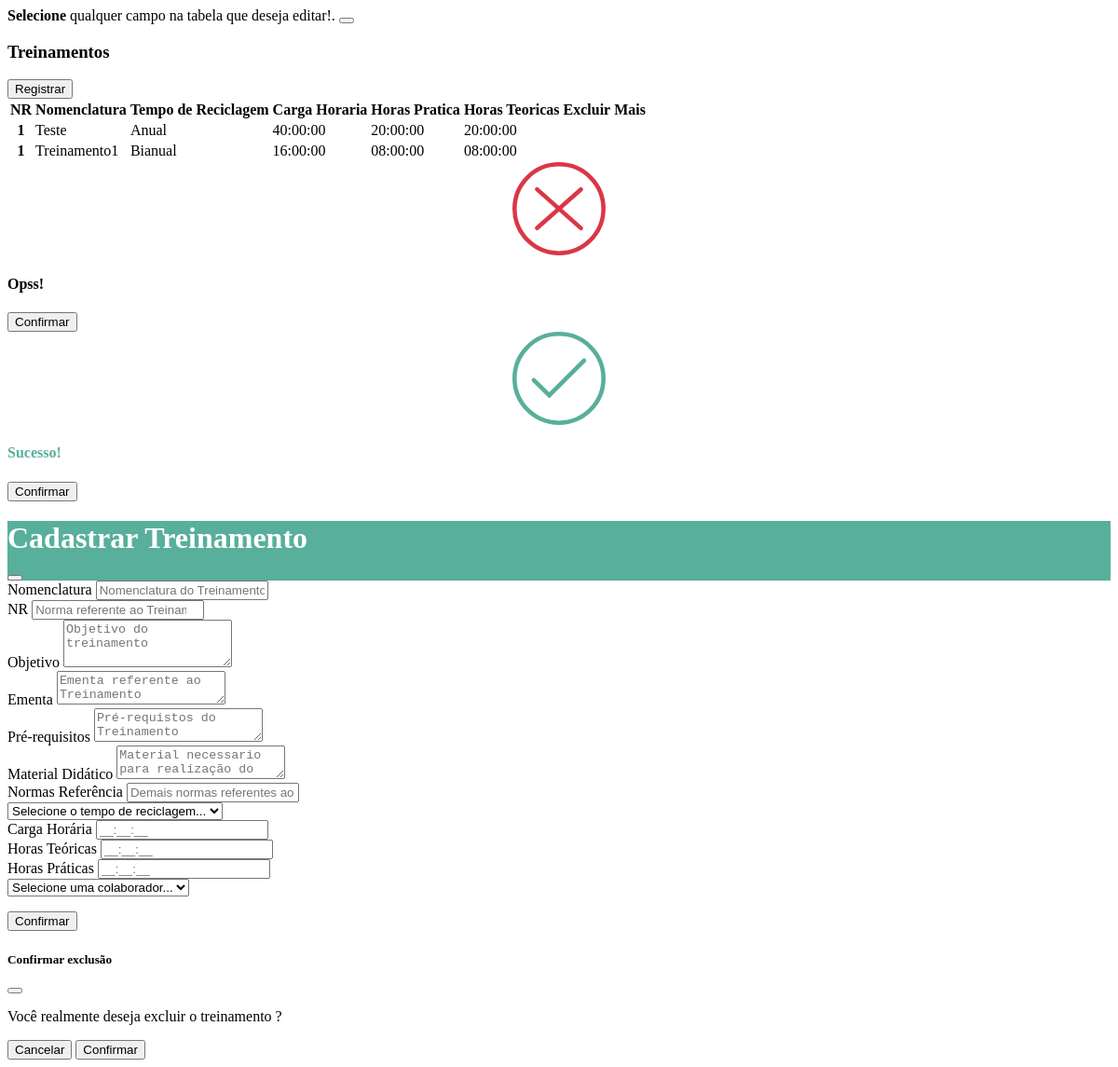
Page /pages/training/indexTraining.php on the committed database.
### tables this page shows
CREATE TABLE `treinamento` (
  `id` int(11) UNSIGNED NOT NULL,
  `colaborador_id` int(11) UNSIGNED NOT NULL,
  `nomenclatura` varchar(255) NOT NULL,
  `objetivo` varchar(500) NOT NULL,
  `carga_horaria` int(11) NOT NULL,
  `horas_pratica` int(11) NOT NULL,
  `horas_teorica` int(11) NOT NULL,
  `ementa` varchar(500) DEFAULT NULL,
  `pre_requisitos` varchar(255) NOT NULL,
  `normas_referencia` varchar(255) NOT NULL,
  `material` varchar(255) NOT NULL,
  `reciclagem` varchar(20) NOT NULL,
  `nr` char(3) NOT NULL
);

### api/private/connect.php (called while the page is built)
<?php
class Database
{
    public function connection()
    {
        $host = "127.0.0.1";
        $username = "root";
        $password = "";
        $dbname = "banco";
        try {
            $connection = new PDO('mysql:host=' . $host . ';dbname=' . $dbname, $username, $password, array(
                PDO::MYSQL_ATTR_INIT_COMMAND => "SET NAMES utf8",
            ));
            $connection->setAttribute(PDO::ATTR_ERRMODE, PDO::ERRMODE_EXCEPTION);
            return $connection;
        } catch (PDOException $e) {
            throw $e;
        }
    }
}

### pages/training/controller/list.php (called while the page is built, shortened)
<?php
require('../../api/private/connect.php');
include('../../api/private/cript.php');
$connection = new Database();
$sql = ("SELECT * FROM `treinamento` WHERE 1=1");
$treinamentos = $connection->connection()->query($sql)->fetchAll(PDO::FETCH_ASSOC);
?>

### api/private/cript.php (called while the page is built, shortened)
<?php
$encryptionKey = "senhaCriptografia";
$signatureKey = "senhaAssinatura";
function encrypt_id($id, $encryptionKey, $signatureKey) {
    $iv = openssl_random_pseudo_bytes(openssl_cipher_iv_length('AES-256-CBC'));
    $encryptedId = openssl_encrypt($id, 'AES-256-CBC', $encryptionKey, 0, $iv);
    $signature = hash_hmac('sha256', $encryptedId, $signatureKey);
    $token = base64_encode($iv . $encryptedId . $signature);
    return $token;
}

### pages/training/tableTraining.php (the view, shortened to what this page needs)
<?php include('./controller/list.php'); ?>
<div class="table-responsive">
    <table id="tabelaTraining" class="table table-hover table-striped" style="--bs-table-bg: transparent !important;">
        <thead>
            <tr>
                <th scope="col">NR</th>
                <th scope="col">Nomenclatura</th>
                <th scope="col">Tempo de Reciclagem</th>
                <th scope="col">Carga Horaria</th>
                <th scope="col">Horas Pratica</th>
                <th scope="col">Horas Teoricas</th>
                <th class="text-center">Excluir</th>
                <th class="text-end">Mais</th>
            </tr>
        </thead>
        <tbody class="mt-1">
            <?php
            foreach ($treinamentos as $treinamento) {
                $tokenTreinamento = encrypt_id($treinamento['id'], $encryptionKey, $signatureKey);
            ?>
                <tr class="data-row" data-token="<?php echo $tokenTreinamento ?>">
                    <th class="editable-cell" data-field="nr"><?php echo $treinamento['nr']; ?></th>
                    <td class="editable-cell" data-field="nomenclatura"><?php echo $treinamento['nomenclatura']; ?></td>
                    <td class="editable-cell" data-field="reciclagem"><?php echo $treinamento['reciclagem']; ?></td>
                    <td class="editable-cell" data-field="carga_horaria"><?php echo sprintf('%02d:00:00',  $treinamento['carga_horaria']); ?></td>
                    <td class="editable-cell" data-field="horas_pratica"><?php echo sprintf('%02d:00:00',  $treinamento['horas_pratica']); ?></td>
                    <td class="editable-cell" data-field="horas_teorica"><?php echo sprintf('%02d:00:00',  $treinamento['horas_teorica']); ?></td>
                    <td class="text-center">
                    </td>
                    <td class="text-center">
                    </td>
                </tr>
            <?php } ?>
        </tbody>
    </table>
</div>

### rows in the picture
treinamento: nr "1", nomenclatura "Teste", reciclagem "Anual", carga_horaria "40", horas_pratica "20", horas_teorica "20"
treinamento: nr "1", nomenclatura "Treinamento1", reciclagem "Bianual", carga_horaria "16", horas_pratica "08", horas_teorica "08"
